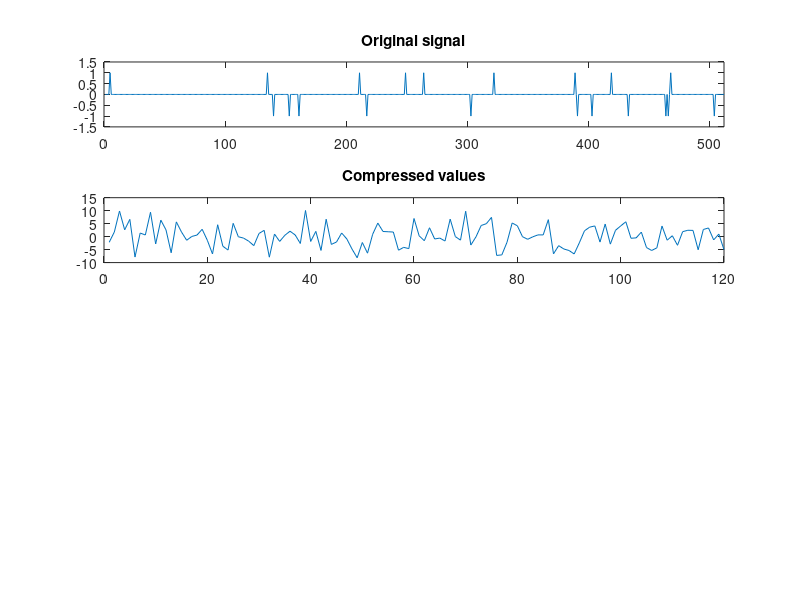

Here is the MATLAB script that generated this plot: (Note: this script raises an error after producing the figure.)
% Initialize constants and variables
rng(0);              % set RNG seed
N = 512;             % length of signal
P = 20;              % number of non-zero peaks
M = 120;             % number of measurements to take (N < L)
X = zeros(N,1);      % original signal (P-sparse)

% Generate signal with P randomly spread values
peaks = randperm(N);
% setting the nonzero values to be randomly 1 or -1
X(peaks(1:P)) = sign(randn(1, P));
amp = 1.5*max(abs(X));
figure; subplot(4,1,1); plot(X); title('Original signal'); axis([0 N -amp amp]);
% Obtain M measurements or compressed values
A = randn(M, N);
Y = A*X;
subplot(4,1,2); plot(1:M,Y); title('Compressed values');

% Perform Compressed Sensing recovery
X0 = A.'*Y;
Xp = l1eq_pd(X0, A, [], Y);
subplot(4,1,3); plot(real(Xp)); title('Recovered signal'); axis([0 N -amp amp]);

% Correlation factor
Correlation = corrcoef(X,Xp);
fprintf('The correlation between original and reconstructed signal is:');
display(Correlation);

% The signal and reconstruction overlap
subplot(4,1,4); plot(1:N,X, 1:N,real(Xp)); title('The Original and Reconstructed Signal overlap');
legend('Truth','Recovery'); axis([0 550 -amp amp]);

% References:
% https://www.codeproject.com/Articles/852910/Compressed-Sensing-Intro-Tutorial-w-Matlab